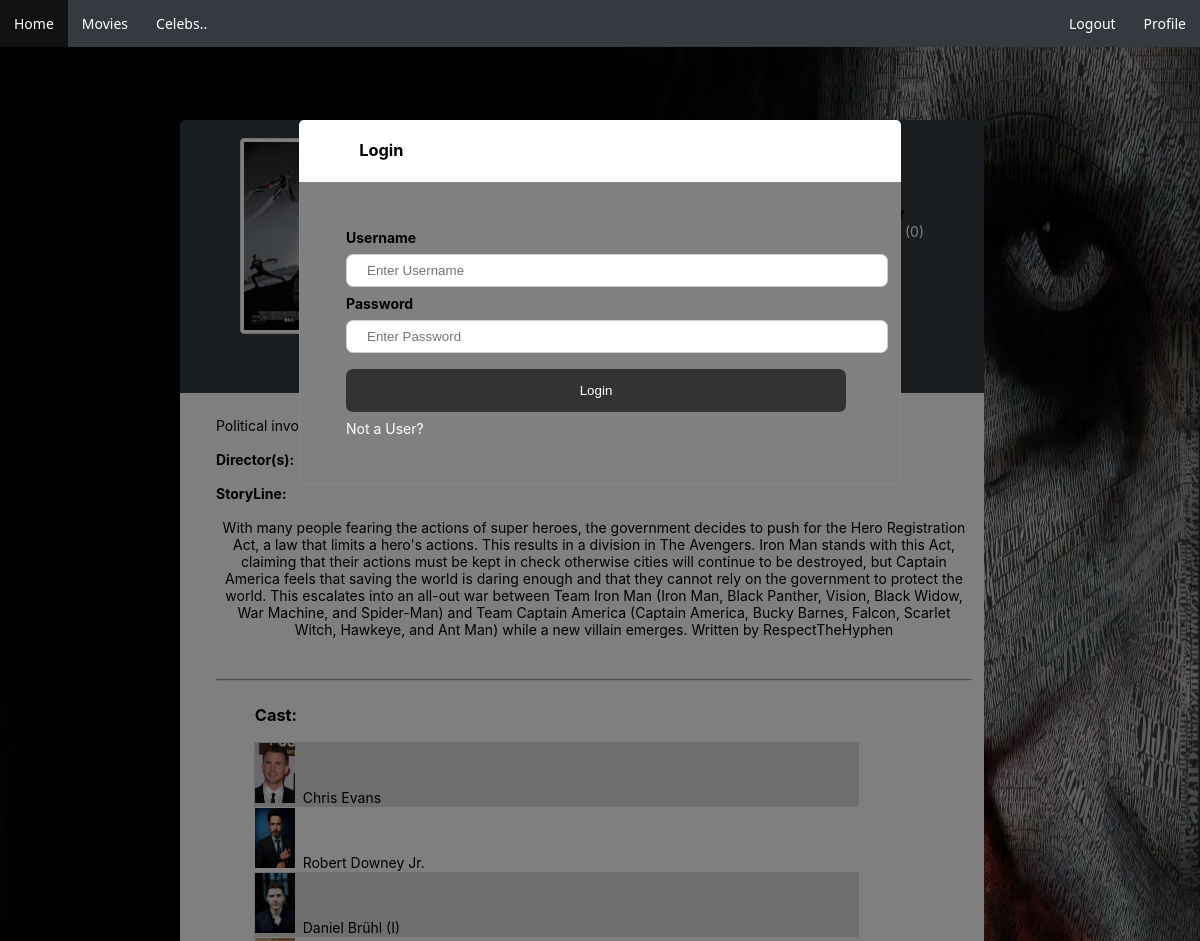
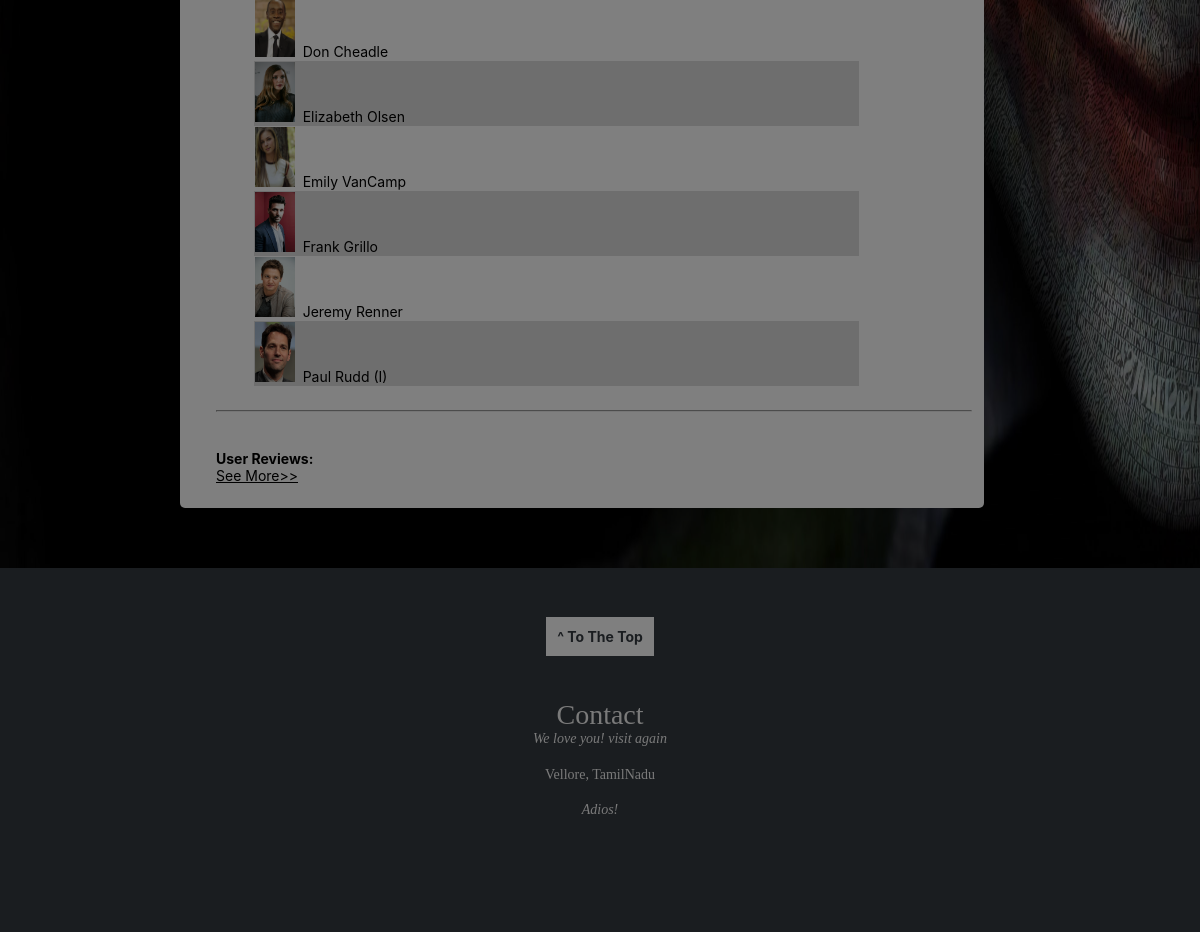
/movieDb/movieP.php?mid=1, run on the app's committed database (2 pictures, top to bottom).
### tables this page shows
CREATE TABLE `movies` (
  `m_id` int(255) NOT NULL,
  `name` varchar(50) NOT NULL,
  `release_date` date NOT NULL,
  `duration` varchar(200) NOT NULL,
  `languages` varchar(200) NOT NULL,
  `description` text NOT NULL,
  `img_loc` varchar(30) NOT NULL,
  `storyline` varchar(1000) NOT NULL,
  `content_rating` float NOT NULL
);

CREATE TABLE `artist` (
  `a_id` int(11) NOT NULL,
  `aname` varchar(255) NOT NULL,
  `dob` date NOT NULL,
  `place` varchar(255) NOT NULL,
  `img_loc` varchar(255) NOT NULL,
  `bio` varchar(10000) NOT NULL
);

### movieDb/movieP.php (the view, shortened to what this page needs)
<!DOCTYPE html>
<html>
    <head>
        <link rel="stylesheet" type="text/css" href="nav.css">
        <link rel="stylesheet" type="text/css" href="loginform.css">
        <link rel="stylesheet" type="text/css" href="thumbs.css">
        <link rel="stylesheet" href="https://cdnjs.cloudflare.com/ajax/libs/font-awesome/4.7.0/css/font-awesome.min.css">
    </head>
    <body style="margin:0;background-image: url('<?php
         echo "bg.jpg";
        ?>');background-size: 100% 100%; background-attachment: fixed;font-size:14px;font-family: -apple-system,BlinkMacSystemFont,Segoe UI,Roboto,Helvetica Neue,Arial,sans-serif,Apple Color Emoji,Segoe UI Emoji,Segoe UI Symbol;font-weight: 400;">
        <?php
            if(!(isset($_SESSION['loggedin']) && $_SESSION['loggedin']==true))
            {
                include('loginForm1.php');
            }
        ?>
        <ul id="l01" style="z-index:1;position:fixed;top:0;width:100%;">
            <li class="li01"><a href=<?php
                if(isset($_SESSION['loggedin'])&&$_SESSION['loggedin']==true)
                echo "Login.php";
                else
                echo "Home.php";
            ?>>Home</a></li>
            <li class="li01"><a href="movies.php">Movies</a></li>
            <li class="li01"><a href="artist.php">Celebs..</a></li>
            <li class="li01" style="float:right"><a href="profile.php">Profile</a></li>
            <li class="li01" style="float:right"><a href="logout.php">Logout</a></li>
        </ul>
        <?php
            include('signUpForm.php');
        ?>
        <div  style="background-color: #343a40;color:white;padding:0.3% 5% 13% 5%; margin:10% 18% 0% 15%; border-radius:5px 5px 0 0">
            <div>
                <p>
                    <?php
                        if(isset($_GET["mid"]))
                        {
                            $con=mysqli_connect("localhost","root","","mydb");
                            if(mysqli_connect_errno())
                        {
                            die("could not connect".mysqli_connect_error());
                        }
                        else
                        {
                            $movies=mysqli_query($con,"select * from movies where m_id=".$_GET["mid"].";");
                            $movie=mysqli_fetch_array($movies,MYSQLI_ASSOC);
                            if(mysqli_affected_rows($con)>0)
                            {
                                $mid=$movie['m_id'];
                                $name=$movie['name'];
                                $des=$movie['description'];
                            }
                        }
                    }
                    ?>
                    <form method="post" action="">
                        <span>
                            <span style="font-size:200%"><b><?php echo $name;?></b></span>
                            <br>
                                <br><br>
                            <a href="ureviews.php?mid=<?php echo $mid;?>" class="an" style="color:white;text-decoration:none">User Reviews |</a>
                        </span>
                        <span style="float:right"><br>
                            <?php
                                $cnt=mysqli_query($con,"select count(*) as cnt from rnr where m_id=".$mid.";");
                                if(mysqli_affected_rows($con)>0)
                                {
                                    $cnt=mysqli_fetch_array($cnt,MYSQLI_ASSOC);
                                    echo "(".$cnt['cnt'].")";
                                }
                            ?>
                        </span>
                        <div style="float:right">
                            <input type="submit" name="submit" value="rate"><span style="font-size:200%"><span style="border-left:1px solid white;margin:3px"></span></span>
                        </div>
                    </form>
                </p>
            </div>
        </div>
        <div style="background-color:white;padding:2% 1% 2% 3%; margin:0% 18% 3% 15%; border-radius:0 0 5px 5px">
            <div style="font-size:14px ">
                <?php
                    echo $des;
                    echo "<div><br><b>Director(s):</b>";
                    echo "<br><br><b><span style=\"text-align:center;\">StoryLine:</span></b>";
                    $story=mysqli_query($con,"select storyline from movies where m_id=".$mid.";");
                    echo "<div style=\"text-align:center\">";
                    if(mysqli_affected_rows($con)>0)
                    {
                        $storyline=mysqli_fetch_array($story,MYSQLI_ASSOC);
                        echo "<br>".$storyline['storyline'];
                    }
                    echo "</div>";
                ?>
                </div>
            </div>
            <br><br>
            <div>
                <hr>
                <table>
                <tr><td>
                <h3>Cast:</h3>
                </td></tr>
                    <?php
                        $cast=mysqli_query($con,"select a_id from cast where m_id=".$mid." and (role='Actor' or role='Actress');");
                        if(mysqli_affected_rows($con)>0)
                        {
                            while($casti=mysqli_fetch_array($cast,MYSQLI_ASSOC))
                            {
                                $artist=mysqli_query($con,"select * from artist where a_id=".$casti['a_id'].";");
                                    while($actor=mysqli_fetch_array($artist,MYSQLI_ASSOC))
                                    {
                                        echo "<td><img width='40px' height='60px' src=".$actor['img_loc'].">&nbsp;
                                        <a href='artistP.php?aid=".$actor['a_id']."' style=\"color:black;text-decoration:none\">".$actor['aname']."</a></td>";
                                    }
                                    echo "<tr>";
                            }
                        }
                    ?>
                </table>
            </div>
            <br>
            <hr>
            <div style="margin-top:5%">
            <b>User Reviews:</b>
            </div>
            <a href="ureviews.php?mid=<?php echo $mid;?>" style="color:black">See More>></a>
        </div>
        <?php include('footer.php');?>
    </body>
</html>

### movieDb/nav.css (style rules this page uses)
#l01 { list-style-type: none; margin: 0; padding: 0; overflow: hidden; background-color: #343a40; }
.li01 { float: left; }
.li01 a { display: block; color: white; text-align: center; padding: 14px; text-decoration: none; font-family:'Segoe UI', Tahoma, Geneva, Verdana, sans-serif; }

### movieDb/movieP.php (style rules this page uses)
table { border-collapse: collapse; width: 80%; margin-left:5%; }
td, th { text-align: left; }
tr:nth-child(even) { background-color: #dddddd ; }

### data on the page
movies: description "Political…", storyline "With many people fearing the actions of super heroes, the government decides to push for the Hero Registration Act, a law that limits a hero's actions. This results in a division in The Avengers. Iron Man stands with this Act, claiming that their actions must be kept in check otherwise cities will continue to be destroyed, but Captain America feels that saving the world is daring enough and that they cannot rely on the government to protect the world. This escalates into an all-out war between Team Iron Man (Iron Man, Black Panther, Vision, Black Widow, War Machine, and Spider-Man) and Team Captain America (Captain America, Bucky Barnes, Falcon, Scarlet Witch, Hawkeye, and Ant Man) while a…"
artist: img_loc (picture), aname "Chris Evans"
artist: img_loc (picture), aname "Robert Downey Jr."
artist: img_loc (picture), aname "Daniel Brühl (I)"
artist: img_loc (picture), aname "Don Cheadle"
artist: img_loc (picture), aname "Elizabeth Olsen"
artist: img_loc (picture), aname "Emily VanCamp"
artist: img_loc (picture), aname "Frank Grillo"
artist: img_loc (picture), aname "Jeremy Renner"
artist: img_loc (picture), aname "Paul Rudd (I)"

### other printed values
$cnt['cnt'] "0"
